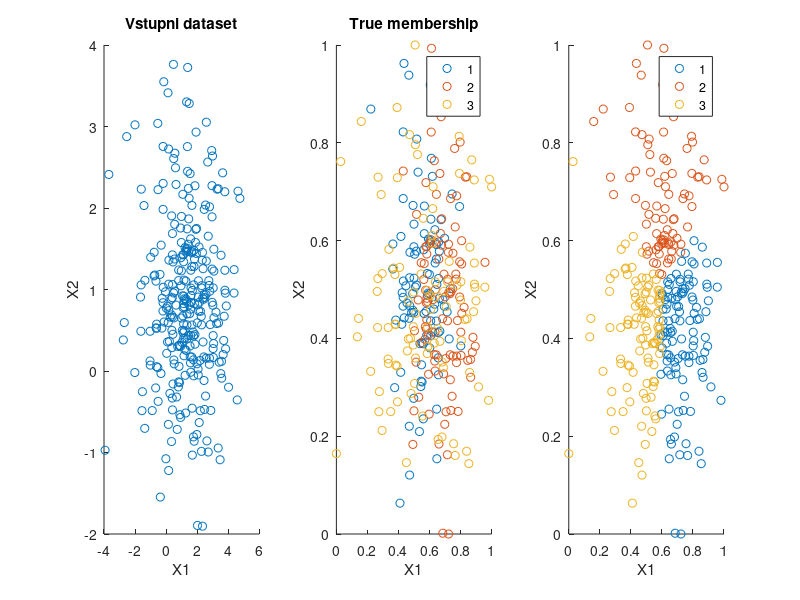

Recreate this plot in MATLAB. (Note: this script raises an error after producing the figure.)
clc
clear

ID = 220962;

%% Data generator

tmp = sqrt(3)/2;
rng(ID);
%Normalni rozlozeni dat

data(1,:) = [normrnd(1,1,1,100) normrnd(2,1,1,100) normrnd(1.5,2,1,100)];
data(2,:) = [normrnd(1,1,1,100) normrnd(1,1,1,100) normrnd(tmp,1,1,100)];
data(3,:) = [ones(1,100) ones(1,100)+1 ones(1,100)+2];

%Normalizace dat do rozsahu <0:1>
dataNorm(1,:) = (data(1,:)-min(data(1,:)))/(max(data(1,:))-min(data(1,:)));
dataNorm(2,:) = (data(2,:)-min(data(2,:)))/(max(data(2,:))-min(data(2,:)));
dataNorm(3,:) = data(3,:);

subplot(1,3,1)
scatter(data(1,:),data(2,:))
xlabel("X1")
ylabel("X2")
title("Vstupni dataset")

subplot(1,3,2)
gscatter(dataNorm(1,:),dataNorm(2,:),dataNorm(3,:))
xlabel("X1")
ylabel("X2")
title("True membership")

%% k-Means, K = 3
%nahodne vzbranz stred(centroid)
newCentroids = [dataNorm(1,1:3);dataNorm(2,1:3)];

%temp variables - code purpose
cluster1 = [1;1];
cluster2 = [1;1];
cluster3 = [1;1];
observation = zeros(1,300);

%uceni
for cycles = 1:100
    %reset clusters
    cluster1 = [1;1];
    cluster2 = [1;1];
    cluster3 = [1;1];
    %calculate new observations
    for i = 1:300
        %which centroid is data closest to
        centroids = newCentroids;
        position = [dataNorm(1,i) dataNorm(2,i)];
        dst(1) = norm(position - [centroids(1,1) centroids(2,1)]);
        dst(2) = norm(position - [centroids(1,2) centroids(2,2)]);
        dst(3) = norm(position - [centroids(1,3) centroids(2,3)]);
        [minimun,I] = min(dst);
        observation(i) = I;

        %sort by cluster
        if I == 1
            cluster1(1,end+1) = dataNorm(1,i);
            cluster1(2,end) = dataNorm(2,i);
        elseif I == 2
            cluster2(1,end+1) = dataNorm(1,i);
            cluster2(2,end) = dataNorm(2,i);
        elseif I == 3
            cluster3(1,end+1) = dataNorm(1,i);
            cluster3(2,end) = dataNorm(2,i);
        end
    end
    %get rid of first position in cluster - code purpose
    cluster1(:,1) = [];
    cluster2(:,1) = [];
    cluster3(:,1) = [];
    %calculate new centroids
    newCentroids = [mean(cluster1(1,:)) mean(cluster2(1,:)) mean(cluster3(1,:));
                    mean(cluster1(2,:)) mean(cluster2(2,:)) mean(cluster3(2,:))];
    %exit statement
    if centroids == newCentroids
        break
    end
end

subplot(1,3,3)
% figure(3)
gscatter(dataNorm(1,:),dataNorm(2,:),observation)
xlabel("X1")
ylabel("X2")
title("Classified in: "+cycles+" cycles")

